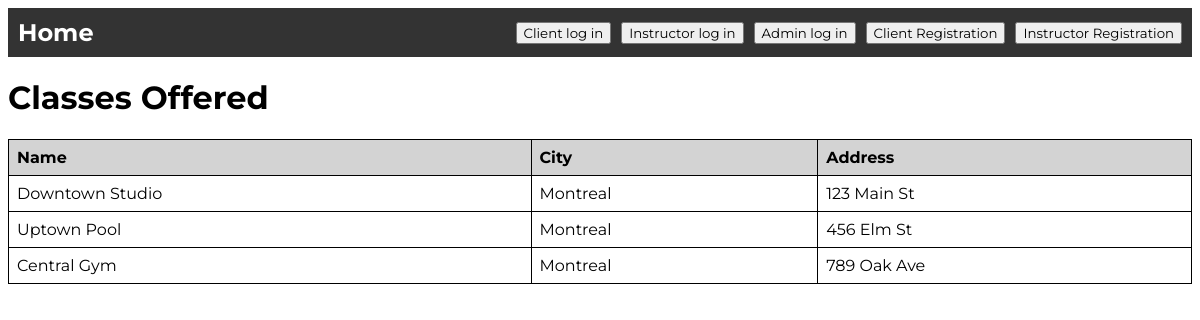
Before: /view_locations with the older database file.
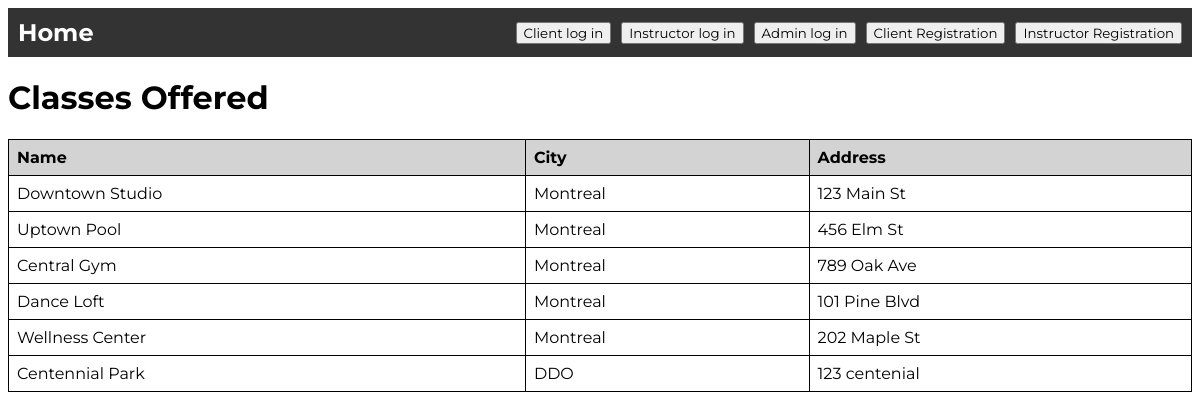
After: the same page with the newer database file.
### models/models.py (models this page shows, shortened)
class Location(db.Model):
    __tablename__ = 'locations'
    location_id = db.Column(db.Integer, primary_key=True, autoincrement=True)
    name = db.Column(db.String(128), nullable=False)
    city = db.Column(db.String(128), nullable=False)
    address = db.Column(db.String(255), nullable=False)

### main.py (the view)
@app.route('/view_locations')
def view_locations():
    locations = Location.query.all()
    return render_template('view_locations.html', locations=locations)

### templates/view_locations.html
{% include 'header.html' %}
<h1>Classes Offered</h1>
<table>
    <thead>
        <tr>
            <th>Name</th>
            <th>City</th>
            <th>Address</th>
        </tr>
    </thead>
    <tbody>
        {% for location in locations %}
        <tr>
            <td>{{ location.name }}</td>
            <td>{{ location.city }}</td>
            <td>{{ location.address }}</td>
        </tr>
        {% endfor %}
    </tbody>
</table>
</body>
</html>

Changed rows visible on the page:
added Location: name "Dance Loft", city "Montreal", address "101 Pine Blvd"
added Location: name "Wellness Center", city "Montreal", address "202 Maple St"
added Location: name "Centennial Park", city "DDO", address "123 centenial"
